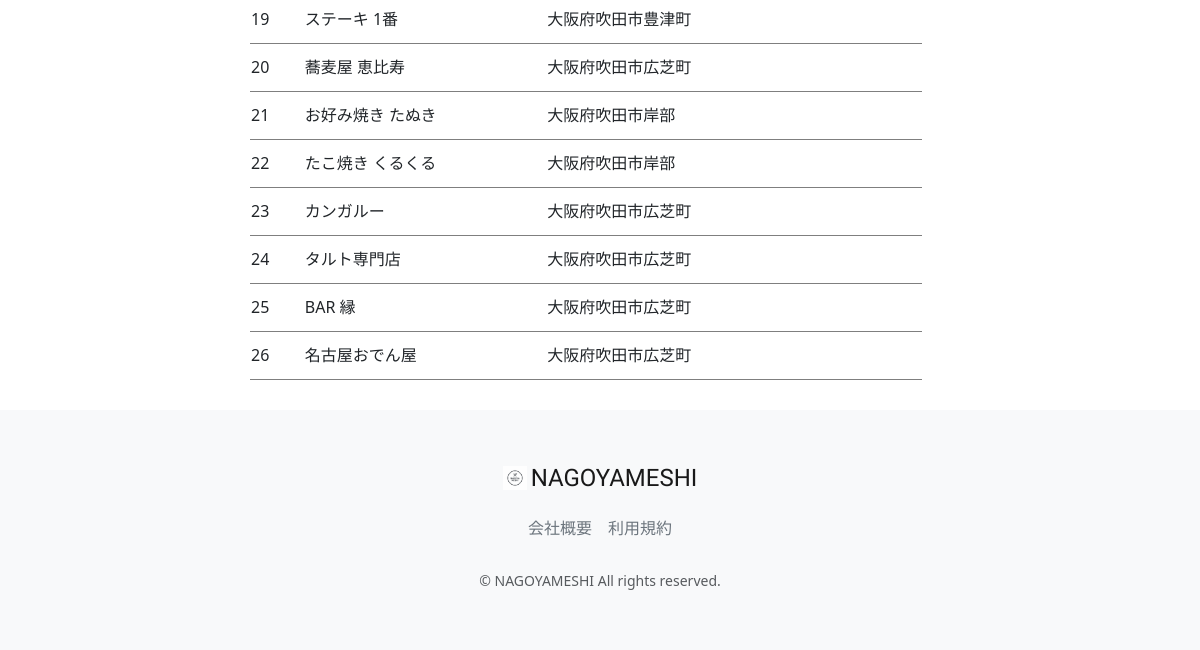
Page /accounts/management/restaurant-list (signed in, lower part) on the earlier database version.
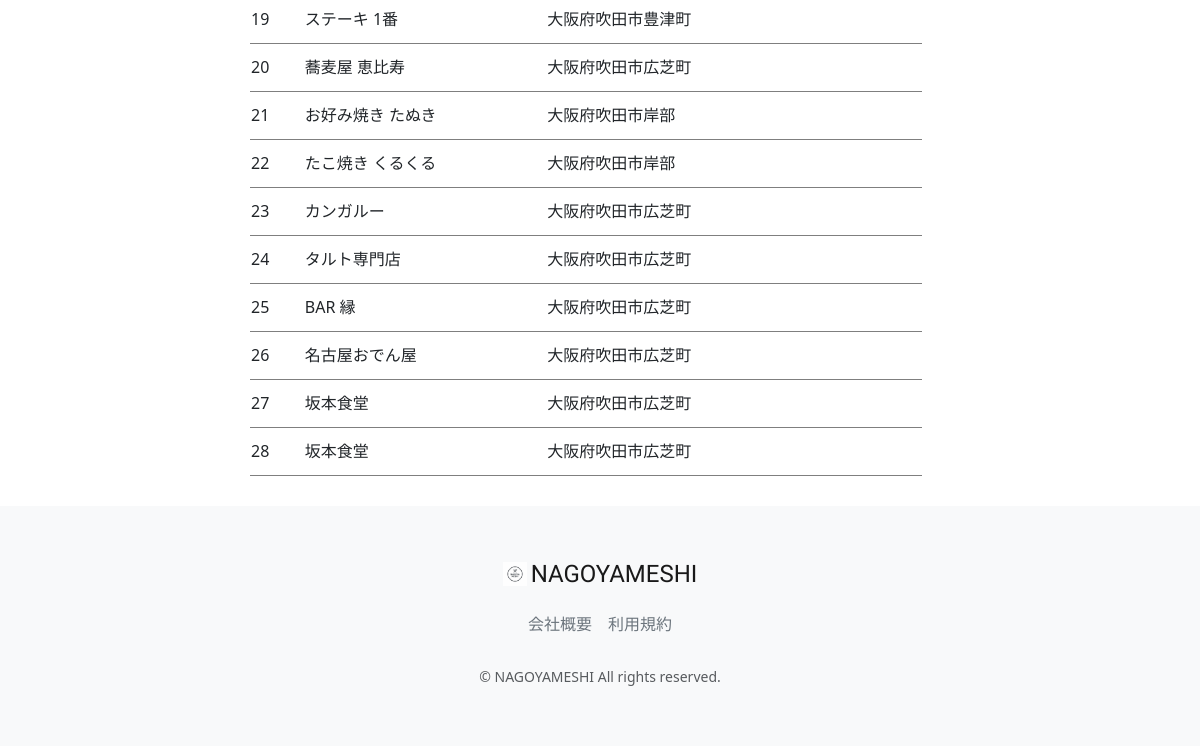
Same page on the later database version.
### restaurant/models.py (models this page shows, shortened)
class Restaurant(models.Model):
    name = models.CharField(verbose_name='店舗名', max_length=64)
    description = models.CharField(verbose_name='説明', max_length=128)
    price = models.CharField(verbose_name='価格帯', max_length=32)
    zip_code = models.CharField(verbose_name='郵便番号', max_length=32)
    address = models.CharField(verbose_name='住所', max_length=128)
    business_time = models.CharField(verbose_name='営業時間', max_length=64)
    close_day_of_week = models.CharField(verbose_name='定休日', max_length=32)
    seats_number = models.CharField(verbose_name='座席数', max_length=32)
    category = models.ForeignKey(Category, verbose_name='カテゴリー', on_delete=models.PROTECT)
    rate = models.FloatField(verbose_name='レート', default=0.0)
    review_num = models.IntegerField(verbose_name='レビュー数', default=0)
    reservation_num = models.IntegerField(verbose_name='予約数', default=0)
    photo = models.ImageField(verbose_name='写真', blank=True, null=True)
    created_at = models.DateTimeField(verbose_name='作成日時', auto_now_add=True)
    updated_at = models.DateTimeField(verbose_name='更新日時', auto_now=True)
    class Meta:
        verbose_name_plural = 'Restaurant'

### accounts/views.py (the view)
# urls.py: path("management/restaurant-list",views.ManagementRestaurantListView.as_view(), name="restaurant_list"),
class ManagementRestaurantListView(onlyMnagementUserMixin, generic.ListView):
    template_name = "management/restaurant_list.html"
    model = Restaurant

### accounts/mixins.py (called while the page is built)
    def test_func(self):
        user = self.request.user
        return user.is_staff

### accounts/templates/management/restaurant_list.html (shortened to what this page needs)
{% extends "management/manage_base.html" %}
{% load static %}
{% block sub_content %}
  <table class="manage_list">
    <tbody>
      {% for restaurant in object_list %}
        <tr onclick="location.href='{% url 'restaurant_update' pk=restaurant.pk %}'">
            <td>{{ restaurant.pk }}</td>
            <td>{{ restaurant.name }}</td>
            <td>{{ restaurant.address }}</td>
        </tr>
      {% endfor %}
    </tbody>
  </table>
{% endblock %}

Differences in the rows shown:
added Restaurant: pk "27", name "坂本食堂", address "大阪府吹田市広芝町"
added Restaurant: pk "28", name "坂本食堂", address "大阪府吹田市広芝町"
